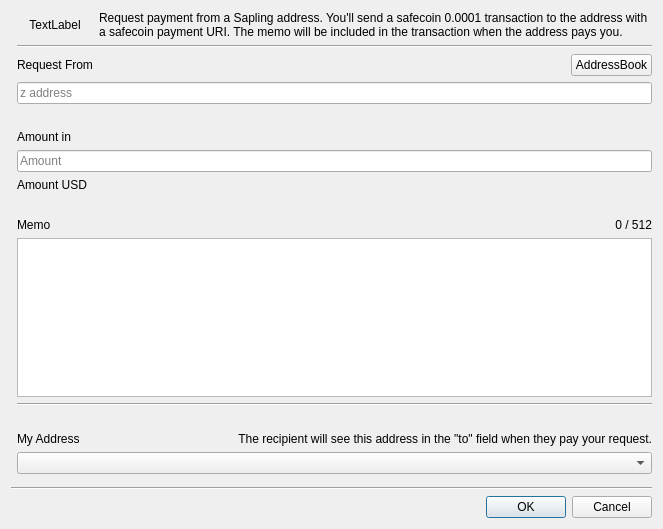
<?xml version="1.0" encoding="UTF-8"?>
<ui version="4.0">
 <class>RequestDialog</class>
 <widget class="QDialog" name="RequestDialog">
  <property name="geometry">
   <rect>
    <x>0</x>
    <y>0</y>
    <width>663</width>
    <height>529</height>
   </rect>
  </property>
  <property name="windowTitle">
   <string>Payment Request</string>
  </property>
  <layout class="QGridLayout" name="gridLayout">
   <item row="18" column="1" colspan="3">
    <widget class="AddressCombo" name="cmbMyAddress"/>
   </item>
   <item row="2" column="3">
    <layout class="QHBoxLayout" name="horizontalLayout">
     <item>
      <spacer name="horizontalSpacer">
       <property name="orientation">
        <enum>Qt::Horizontal</enum>
       </property>
       <property name="sizeHint" stdset="0">
        <size>
         <width>40</width>
         <height>20</height>
        </size>
       </property>
      </spacer>
     </item>
     <item>
      <widget class="QPushButton" name="btnAddressBook">
       <property name="text">
        <string>AddressBook</string>
       </property>
      </widget>
     </item>
    </layout>
   </item>
   <item row="21" column="0" colspan="4">
    <widget class="Line" name="line">
     <property name="orientation">
      <enum>Qt::Horizontal</enum>
     </property>
    </widget>
   </item>
   <item row="2" column="1">
    <widget class="QLabel" name="lblAddress">
     <property name="text">
      <string>Request From</string>
     </property>
    </widget>
   </item>
   <item row="15" column="1">
    <widget class="QLabel" name="label_2">
     <property name="text">
      <string>My Address</string>
     </property>
    </widget>
   </item>
   <item row="5" column="1" colspan="3">
    <widget class="QLabel" name="lblSaplingWarning">
     <property name="styleSheet">
      <string notr="true">color: red;</string>
     </property>
     <property name="text">
      <string/>
     </property>
    </widget>
   </item>
   <item row="6" column="1">
    <widget class="QLabel" name="lblAmount">
     <property name="text">
      <string>Amount in </string>
     </property>
    </widget>
   </item>
   <item row="10" column="1">
    <widget class="QLabel" name="label">
     <property name="text">
      <string/>
     </property>
    </widget>
   </item>
   <item row="24" column="2" colspan="2">
    <widget class="QDialogButtonBox" name="buttonBox">
     <property name="orientation">
      <enum>Qt::Horizontal</enum>
     </property>
     <property name="standardButtons">
      <set>QDialogButtonBox::Cancel|QDialogButtonBox::Ok</set>
     </property>
    </widget>
   </item>
   <item row="14" column="1">
    <widget class="QLabel" name="label_4">
     <property name="text">
      <string/>
     </property>
    </widget>
   </item>
   <item row="4" column="1" colspan="3">
    <widget class="QLineEdit" name="txtFrom">
     <property name="sizePolicy">
      <sizepolicy hsizetype="Minimum" vsizetype="Fixed">
       <horstretch>0</horstretch>
       <verstretch>0</verstretch>
      </sizepolicy>
     </property>
     <property name="alignment">
      <set>Qt::AlignLeading|Qt::AlignLeft|Qt::AlignVCenter</set>
     </property>
     <property name="placeholderText">
      <string>z address</string>
     </property>
    </widget>
   </item>
   <item row="1" column="1" colspan="3">
    <widget class="Line" name="line_3">
     <property name="orientation">
      <enum>Qt::Horizontal</enum>
     </property>
    </widget>
   </item>
   <item row="12" column="1" colspan="3">
    <widget class="MemoEdit" name="txtMemo">
     <property name="sizePolicy">
      <sizepolicy hsizetype="Expanding" vsizetype="Preferred">
       <horstretch>0</horstretch>
       <verstretch>0</verstretch>
      </sizepolicy>
     </property>
    </widget>
   </item>
   <item row="7" column="1" colspan="3">
    <widget class="QLineEdit" name="txtAmount">
     <property name="alignment">
      <set>Qt::AlignLeading|Qt::AlignLeft|Qt::AlignVCenter</set>
     </property>
     <property name="placeholderText">
      <string>Amount</string>
     </property>
    </widget>
   </item>
   <item row="13" column="1" colspan="3">
    <widget class="Line" name="line_2">
     <property name="orientation">
      <enum>Qt::Horizontal</enum>
     </property>
    </widget>
   </item>
   <item row="15" column="3">
    <widget class="QLabel" name="lblAddressInfo">
     <property name="text">
      <string>The recipient will see this address in the &quot;to&quot; field when they pay your request.</string>
     </property>
     <property name="alignment">
      <set>Qt::AlignRight|Qt::AlignTrailing|Qt::AlignVCenter</set>
     </property>
    </widget>
   </item>
   <item row="11" column="3">
    <widget class="QLabel" name="lblMemoLen">
     <property name="text">
      <string notr="true">0 / 512</string>
     </property>
     <property name="alignment">
      <set>Qt::AlignRight|Qt::AlignTrailing|Qt::AlignVCenter</set>
     </property>
    </widget>
   </item>
   <item row="9" column="1">
    <widget class="QLabel" name="txtAmountUSD">
     <property name="text">
      <string>Amount USD</string>
     </property>
     <property name="alignment">
      <set>Qt::AlignLeading|Qt::AlignLeft|Qt::AlignVCenter</set>
     </property>
    </widget>
   </item>
   <item row="20" column="1">
    <spacer name="verticalSpacer">
     <property name="orientation">
      <enum>Qt::Vertical</enum>
     </property>
     <property name="sizeHint" stdset="0">
      <size>
       <width>20</width>
       <height>40</height>
      </size>
     </property>
    </spacer>
   </item>
   <item row="11" column="1">
    <widget class="QLabel" name="label_3">
     <property name="text">
      <string>Memo</string>
     </property>
    </widget>
   </item>
   <item row="0" column="1">
    <widget class="QLabel" name="lblPixmap">
     <property name="text">
      <string>TextLabel</string>
     </property>
     <property name="alignment">
      <set>Qt::AlignCenter</set>
     </property>
    </widget>
   </item>
   <item row="0" column="2" colspan="2">
    <widget class="QLabel" name="lblHeader">
     <property name="text">
      <string>Request payment from a Sapling address. You'll send a safecoin 0.0001 transaction to the address with a safecoin payment URI. The memo will be included in the transaction when the address pays you.</string>
     </property>
     <property name="wordWrap">
      <bool>true</bool>
     </property>
    </widget>
   </item>
  </layout>
 </widget>
 <customwidgets>
  <customwidget>
   <class>MemoEdit</class>
   <extends>QPlainTextEdit</extends>
   <header>memoedit.h</header>
  </customwidget>
  <customwidget>
   <class>AddressCombo</class>
   <extends>QComboBox</extends>
   <header>addresscombo.h</header>
  </customwidget>
 </customwidgets>
 <tabstops>
  <tabstop>txtAmount</tabstop>
  <tabstop>txtMemo</tabstop>
 </tabstops>
 <resources/>
 <connections>
  <connection>
   <sender>buttonBox</sender>
   <signal>accepted()</signal>
   <receiver>RequestDialog</receiver>
   <slot>accept()</slot>
   <hints>
    <hint type="sourcelabel">
     <x>248</x>
     <y>254</y>
    </hint>
    <hint type="destinationlabel">
     <x>157</x>
     <y>274</y>
    </hint>
   </hints>
  </connection>
  <connection>
   <sender>buttonBox</sender>
   <signal>rejected()</signal>
   <receiver>RequestDialog</receiver>
   <slot>reject()</slot>
   <hints>
    <hint type="sourcelabel">
     <x>316</x>
     <y>260</y>
    </hint>
    <hint type="destinationlabel">
     <x>286</x>
     <y>274</y>
    </hint>
   </hints>
  </connection>
 </connections>
</ui>
